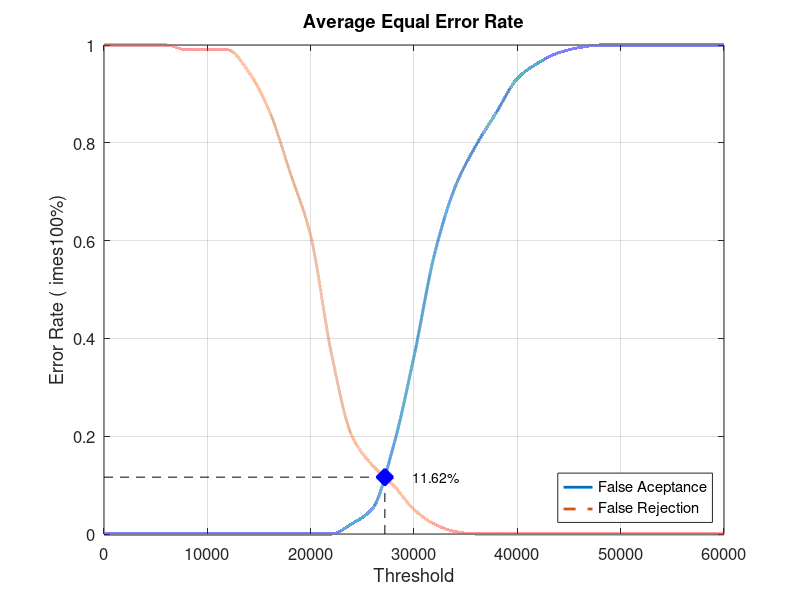
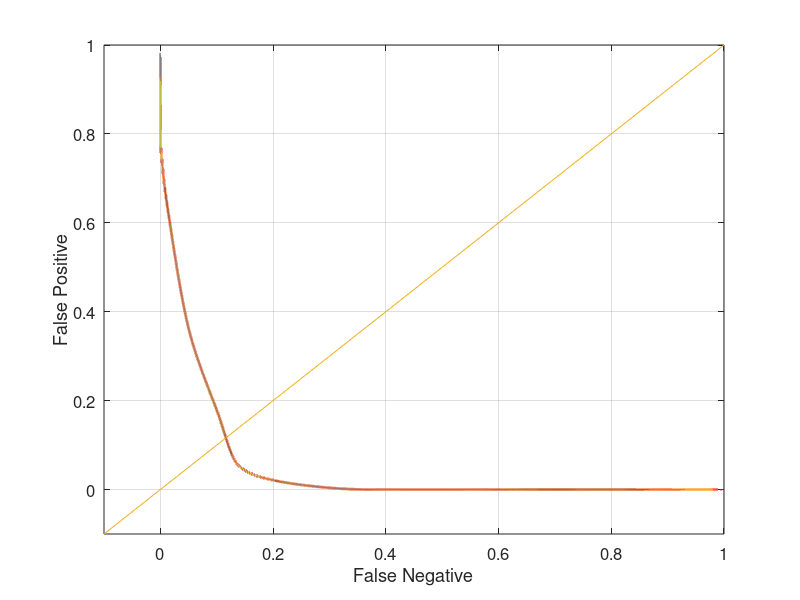

These figures' MATLAB source, in order:
close all;
clear;
clc;
x = 0:2000:60000;
xq = 0:0.5:60000;

y0 = [0 0 0 0 0 0 0 0 0 0 0 0 0.0210526 0.0526316 0.178947 0.363158 0.573684 0.710526 0.794737 0.863158 0.931579 0.963158 0.984211 0.994737 1 1 1 1 1 1 1]
yy0 = interp1(x, y0, xq, 'pchip');
y1 = [1 1 1 1 0.99 0.99 0.99 0.945 0.865 0.74 0.61 0.37 0.2 0.14 0.1 0.05 0.02 0.005 0 0 0 0 0 0 0 0 0 0 0 0 0]
yy1 = interp1(x, y1, xq, 'pchip');

% Calculating EER: 
y2 = abs(y0 - y1);
find(y2 == min(y2))
yy2 = abs(yy0 - yy1);
xEER = find(yy2 == min(yy2));
xEERIndex = xq(xEER) % X-axis EER
yEER = yy0(xEER) % Y-axis EER

main = figure
plot(xq, yy0,'-','LineWidth', 2);	hold on
plot(xq, yy1,'--','LineWidth', 2);	hold on
plot([xEERIndex xEERIndex], [0 yEER], 'k--');	hold on
plot([0 xEERIndex], [yEER yEER], 'k--');	hold on
plot(xEERIndex, yEER, 'bx', 'LineWidth', 10);	hold on
text(xEERIndex + 10 * xEERIndex / 100, yEER, [num2str(round((10000 * yEER)) / 100) '%'])
legend('False Aceptance', 'False Rejection', 'Location', 'SouthEast')
xlabel('Threshold')
ylabel('Error Rate (	imes100%)')
title('Average Equal Error Rate')
set(gca, 'FontSize', 12)
axis([0 60000 0 1])
grid on

print(main, 'Database2_1Main', '-dpng');
FNRxFPR = figure('Color', [1 1 1]);
plot(yy1, yy0, '-', yy1, yy0, 'LineWidth', 2);
hold on
y = -0.1:0.1:1
plot(y, y); 
set(gca, 'FontSize', 12)
xlabel('False Negative')
ylabel('False Positive')
axis([-0.1 1 -0.1 1])
set(gca, 'FontSize', 12)
grid on

print(FNRxFPR, 'Database2_1FNRxFPR','-dpng');
